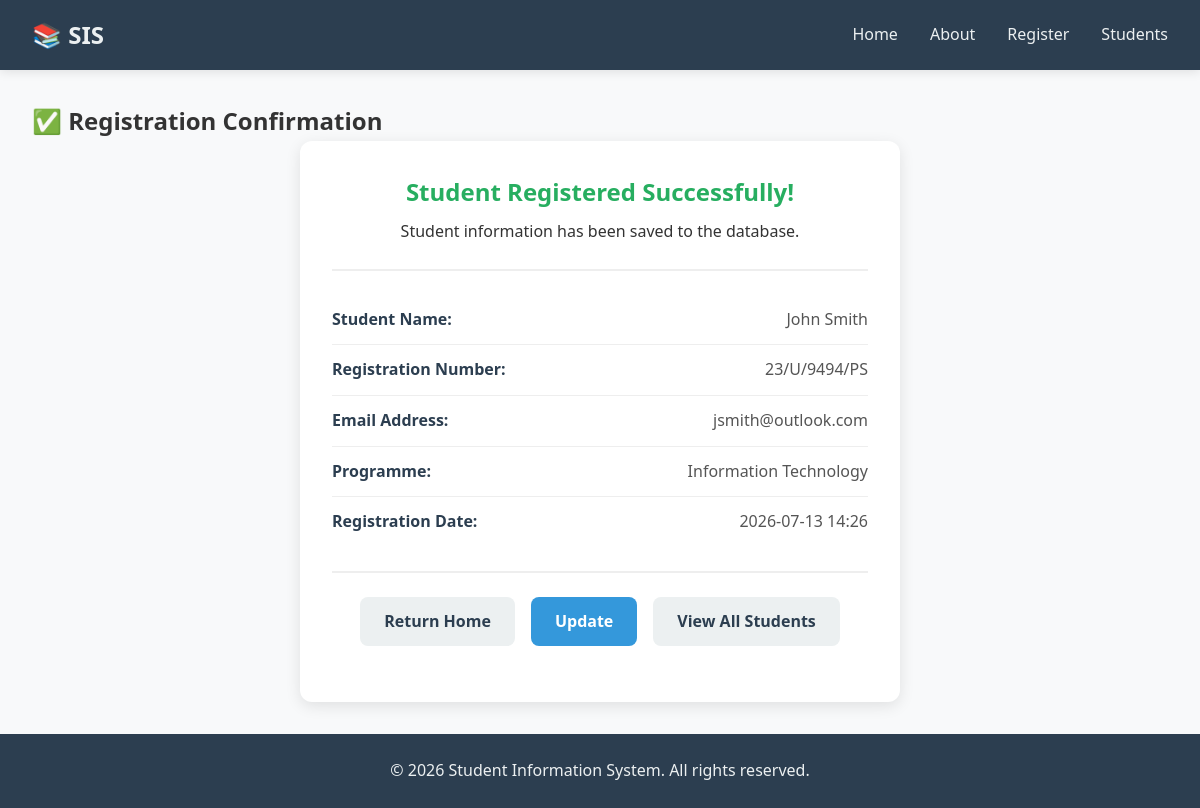
Page /student/John Smith on the committed database.
### models.py (models this page shows, shortened)
class Student(db.Model):
    __tablename__ = 'students'
    id = db.Column(db.Integer, primary_key=True)
    student_name = db.Column(db.String(100), nullable=False)
    registration_number = db.Column(db.String(50), unique=True, nullable=False)
    email = db.Column(db.String(100), unique=True, nullable=False)
    programme = db.Column(db.String(100), nullable=False)
    registration_date = db.Column(db.DateTime, default=lambda: datetime.now(timezone.utc))
    is_active = db.Column(db.Boolean, default=True)

### app.py (the view)
@app.route('/student/<name>')
def student_profile(name):
    students = get_student_by_name(name)
    if students:
        return render_template('confirmation.html', student=students[0])
    else:
        flash('Student not found!', 'error')
        return redirect(url_for('register'))

### database.py (called while the page is built)
def get_student_by_name(name):
    return Student.query.filter(
        Student.student_name.contains(name),
        Student.is_active == True
    ).all()

### templates/confirmation.html (shortened to what this page needs)
{% extends "base.html" %}
{% block content %}
    <section class="confirmation-page">
        <h2>✅ Registration Confirmation</h2>
        <div class="confirmation-card">
            <div class="confirmation-header">
                <h3>Student Registered Successfully!</h3>
                <p>Student information has been saved to the database.</p>
            </div>
            <div class="student-details">
                <div class="detail-item">
                    <span class="detail-label">Student Name:</span>
                    <span class="detail-value">{{ student.student_name }}</span>
                </div>
                <div class="detail-item">
                    <span class="detail-label">Registration Number:</span>
                    <span class="detail-value">{{ student.registration_number }}</span>
                </div>
                <div class="detail-item">
                    <span class="detail-label">Email Address:</span>
                    <span class="detail-value">{{ student.email }}</span>
                </div>
                <div class="detail-item">
                    <span class="detail-label">Programme:</span>
                    <span class="detail-value">{{ student.programme }}</span>
                </div>
                <div class="detail-item">
                    <span class="detail-label">Registration Date:</span>
                    <span class="detail-value">{{ student.registration_date.strftime('%Y-%m-%d %H:%M') }}</span>
                </div>
            </div>
            <div class="confirmation-actions">
                <a href="{{ url_for('home') }}" class="btn btn-secondary">Return Home</a>
                <a href="{{ url_for('update_student', student_id=student.id) }}" class="btn btn-primary">Update</a>
                <a href="{{ url_for('students_list') }}" class="btn btn-secondary">View All Students</a>
            </div>
        </div>
    </section>
{% endblock %}

### static/style.css (style rules this page uses)
* { margin: 0; padding: 0; box-sizing: border-box; }
body { font-family: 'Segoe UI', Tahoma, Geneva, Verdana, sans-serif; line-height: 1.6; color: #333; background-color: #f8f9fa; min-height: 100vh; display: flex; flex-direction: column; }
.btn { display: inline-block; padding: 0.75rem 1.5rem; border: none; border-radius: 8px; font-size: 1rem; font-weight: 600; cursor: pointer; text-decoration: none; transition: background-color 0.3s ease, transform 0.2s ease; }
.btn-primary { background-color: #3498db; color: white; }
.btn-secondary { background-color: #ecf0f1; color: #2c3e50; }
.confirmation-card { background: white; padding: 2rem; border-radius: 12px; box-shadow: 0 4px 15px rgba(0, 0, 0, 0.1); max-width: 600px; margin: 0 auto; }
.confirmation-header { text-align: center; padding-bottom: 1.5rem; border-bottom: 2px solid #eee; margin-bottom: 1.5rem; }
.confirmation-header h3 { color: #27ae60; font-size: 1.5rem; margin-bottom: 0.5rem; }
.student-details { margin: 1.5rem 0; }
.detail-item { display: flex; justify-content: space-between; padding: 0.75rem 0; border-bottom: 1px solid #eee; }
.detail-item:last-child { border-bottom: none; }
.detail-label { font-weight: 600; color: #2c3e50; }
.detail-value { color: #555; }
.confirmation-actions { display: flex; gap: 1rem; justify-content: center; flex-wrap: wrap; margin: 1.5rem 0; padding-top: 1.5rem; border-top: 2px solid #eee; }

### rows in the picture
Student: student_name "John Smith", registration_number "23/U/9494/PS", email "jsmith@outlook.com", programme "Information Technology", registration_date "2026-07-13 14:26"
